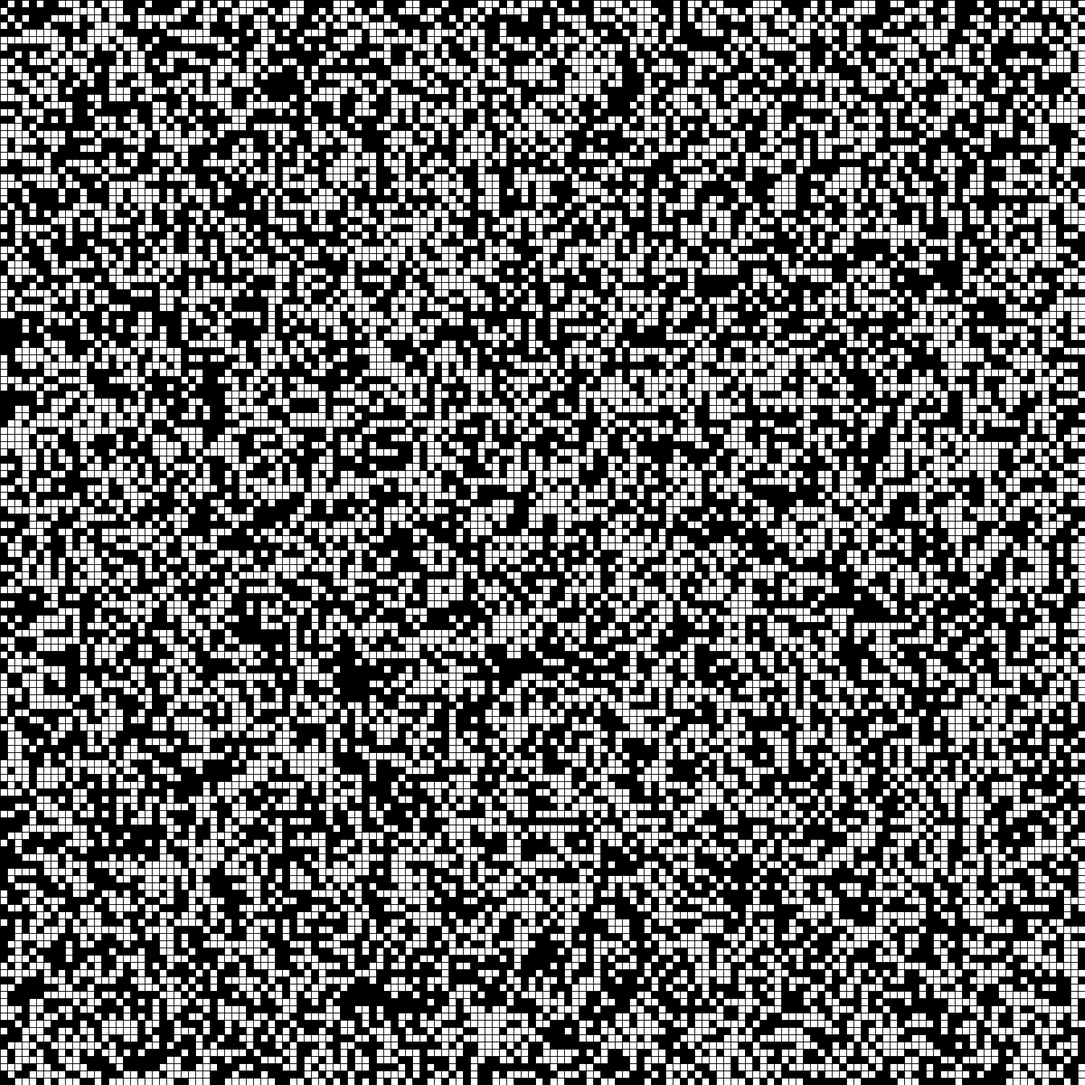
Frame 1 (no input)
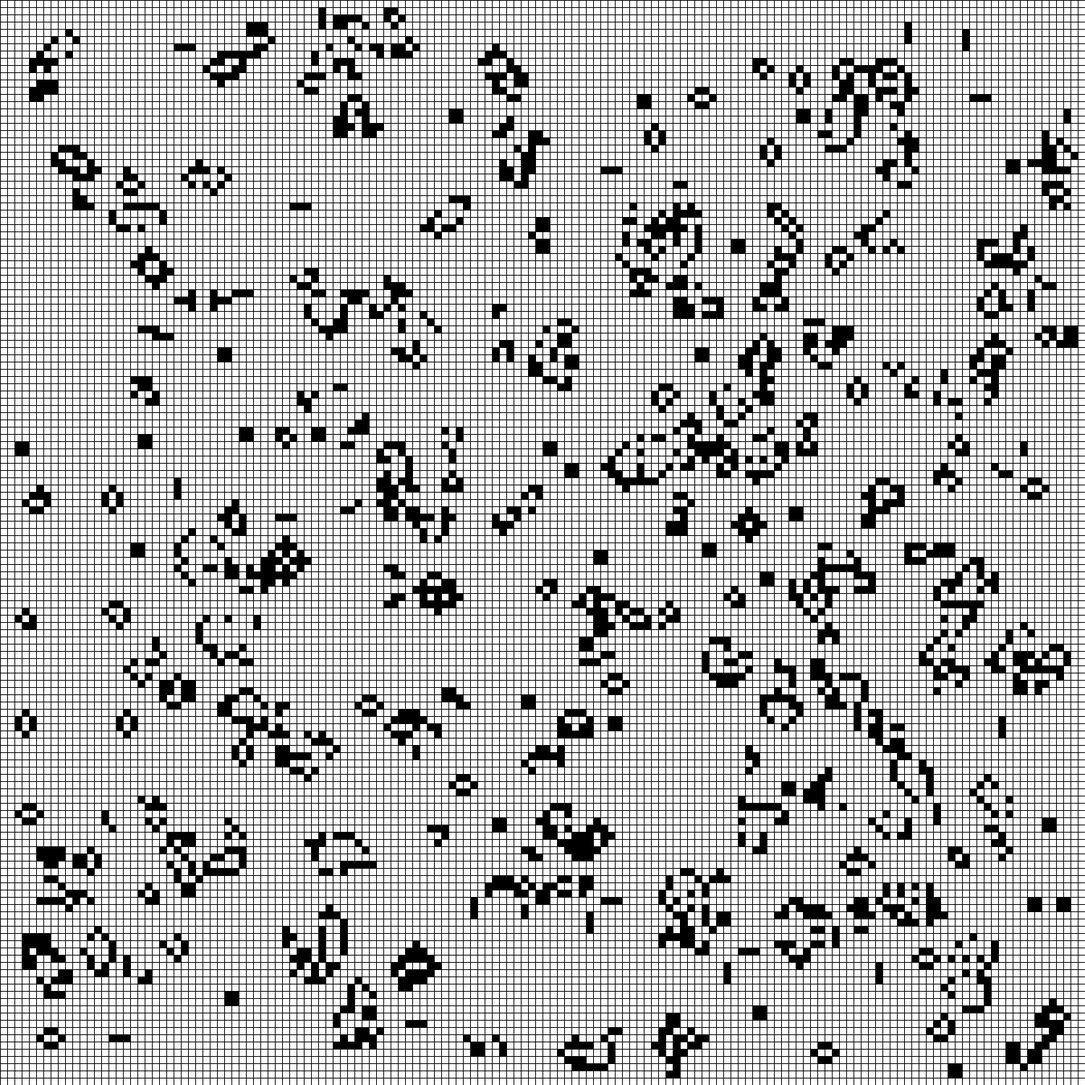
Frame 60 (the mouse pressed at the canvas centre just before this capture)
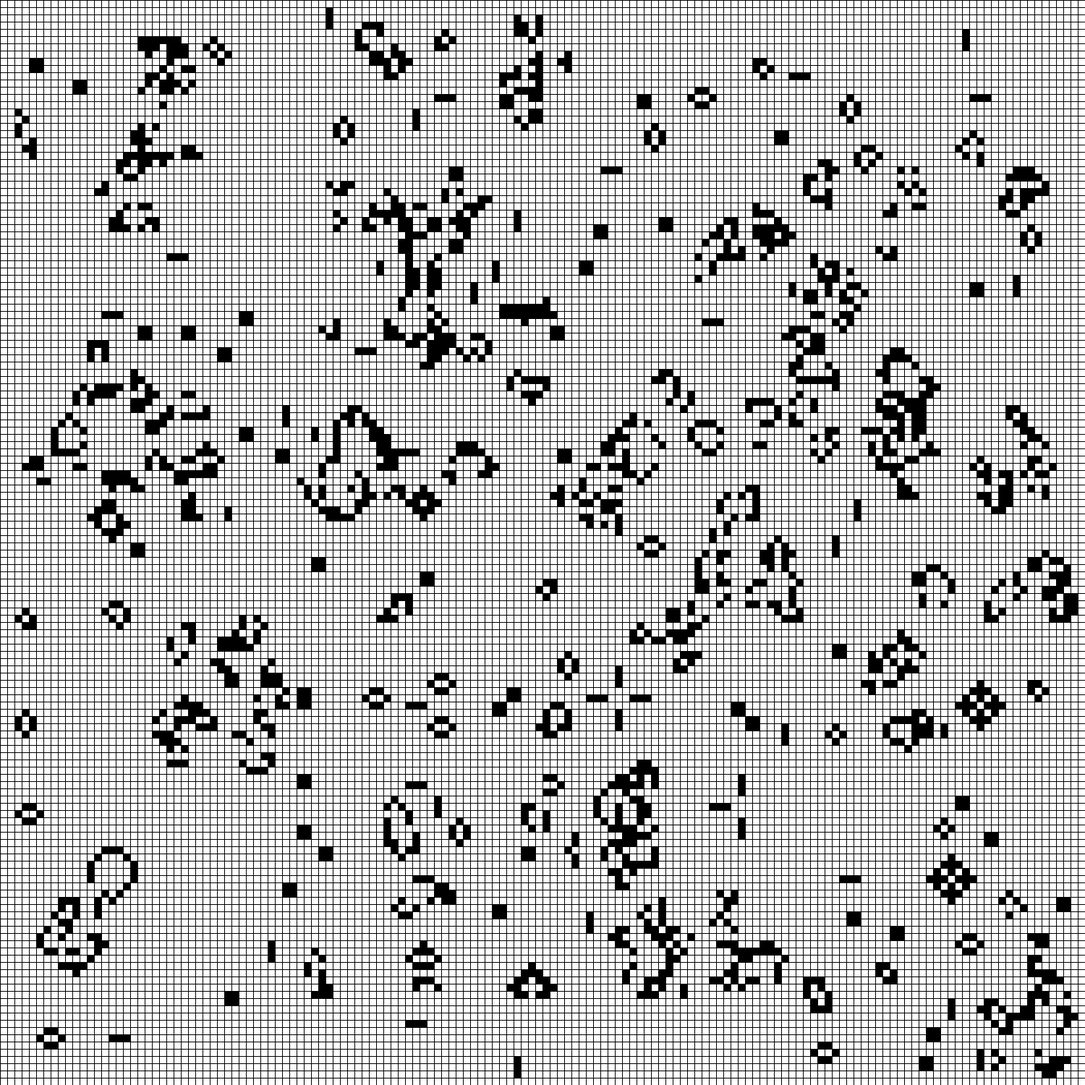
Frame 120 (the mouse held since frame 60 and released just before this capture)

The Processing sketch that drew these frames (run headless with seeded random() and noise(); from frame 60 on, the mouse is pressed at the canvas centre):

// Processing sketch: GOL
// ── GOL.pde
import java.util.*;
// global variables
int gridWidth = 150;
int gridHeight = 150;

// our grid of cells
boolean[][] grid = new boolean[gridWidth][gridHeight];

// setup runs when program starts
void setup(){
  size(1500,1500);
  // initialize grid
  initGrid();
}
// draw runs every frame
void draw(){
  drawGrid(); // display grid on screen
  grid = getNext(); // get next generation
  delay(10);
}

// method for getting the next generation
boolean[][] getNext(){
  boolean[][] nextGen = new boolean[gridWidth][gridHeight];
  for(int i = 0; i < gridWidth; i++){
    for(int j = 0; j < gridHeight; j++){
      //int rand = (int) random(2);
      //nextGen[i][j] = (rand == 1);
      // if we're not on the boarder
      if(i > 0 && i < gridWidth - 1 && j > 0 && j < gridHeight - 1){
        // get sum of neighborhood states
        int neighborhoodSum = getNeighborhoodSum(i, j);
        nextGen[i][j] = getNextState(neighborhoodSum, i, j);
      }
    }
  }
  return nextGen;
}

// get sum of states of neighborhood
int getNeighborhoodSum(int centerI, int centerJ){
  int neighborSum = 0;
  for(int i = centerI - 1; i <= centerI + 1; i++){
    for(int j = centerJ - 1; j <= centerJ + 1; j++){
      // if not in the center point
      if(!(i == centerI && j == centerJ)){
        // add to sum whenever state is true
        if (grid[i][j]){
          neighborSum++;
        }
      }
    }
  }
  return neighborSum;
}

// get next state of cell
boolean getNextState(int sum, int i, int j){
  boolean state = false;
  if(sum < 2){
    // dies from lonelyness
    state = false;
  }
  else if(sum > 3){
    // dies from overpopulation
    state = false;
  }
  else if(sum == 3){
    // remain alive or become born
    state = true;
  }
  else if(sum == 2){
    // state remains unchanged
    state = grid[i][j];
  }
  return state;
}

// ── gridManager.pde
// initialize grid of points
void initGrid(){
  for(int i = 0; i < gridWidth; i++){
    for(int j = 0; j < gridHeight; j++){
      int rand = (int) random(2);
      grid[i][j] = (rand == 1);
      /* center point only grid:
      if(i == gridWidth / 2 && j == gridHeight / 2){
        grid[i][j] = false;
      }
      else{
        grid[i][j] = true;
      }
      */
    }
  }
}
// draw grid on screen
void drawGrid(){
  for(int i = 0; i < gridWidth; i++){
    for(int j = 0; j < gridHeight; j++){
      if(grid[i][j] == false){
        fill(255);
      }
      else{
        fill(0);
      }
      rect(i*10,j*10,10,10);
    }
  }
}
